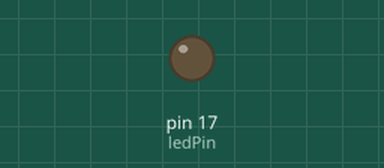
Simulated run of this sketch. Board: Arduino Leonardo, built with avr-gcc and run on an emulated ATmega32U4. Shown: output pins drawn as LEDs (lit = HIGH). USB keyboard and mouse output is not drawn; pins used as bus, display or sensor lines are not drawn; what the sketch prints to the serial monitor is not drawn.

Above: at 2.5 s.
At 5.12 s:
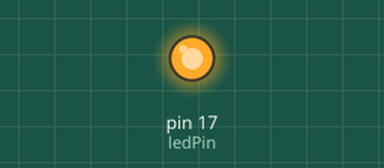
Timing chart, 0 to 7.2 s (numbered marks = the images above):
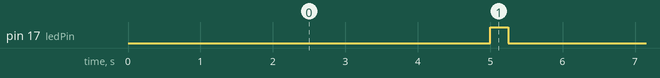

Measured:
- by itself, pin 17 (ledPin): alternates HIGH for 0.25 s and LOW for 5.3 s

The sketch:

turn.ino
```cpp
#include <Keyboard.h>

const int ledPin = 17;  // Define the LED pin
const int pcPowerPin = A0;
void setup() {
  pinMode(pcPowerPin, OUTPUT);
  digitalWrite(pcPowerPin, HIGH);
  // Initialize the USB keyboard emulation
  Keyboard.begin();
  // Set the LED pin as an output
  pinMode(ledPin, OUTPUT);
  Serial.begin(9600);  // open the serial port at 9600 bps:
}
unsigned long long intervalMins = 5;
unsigned long long start = millis();
unsigned long long waitMs = intervalMins * 60 * 1000;

void blink(int times, int delay_ = 250) {
  for (int n = 0; n < times; n++) {

    digitalWrite(ledPin, HIGH);
    delay(delay_);
    digitalWrite(ledPin, LOW);
    delay(delay_);
  }
}
void printLongLong(long long value) {
  if (value < 0) {
    Serial.print('-');
    value = -value;
  }

  unsigned long longPart = (unsigned long)(value >> 32); // Get the upper 32 bits
  unsigned long remainder = (unsigned long)value;   // Get the lower 32 bits

  Serial.print(longPart);
  Serial.print(remainder);
}

void loop() {
  // blink(5);
  unsigned long long ct = millis();
  if (ct - start > waitMs) {
    Serial.println("trigger");
    blink(5, 150);
    digitalWrite(pcPowerPin, LOW);  // Turn on the LED
    delay(500);                      // Wait for a short duration
    digitalWrite(pcPowerPin, HIGH);  // Turn off the LED
    start = ct;
  }
  delay(5000);
  // Keyboard.press(KEY_KP_ENTER);
  blink(1);
  // Keyboard.release(KEY_KP_ENTER);
  long long rem = ct - start;
  printLongLong(rem);

  Serial.print(" ");
  printLongLong(waitMs);
  Serial.println();

  // Press the "A" keya
  //
  // Blink the LEDaa

  //
  // Wait for 10 seconds
}
```
